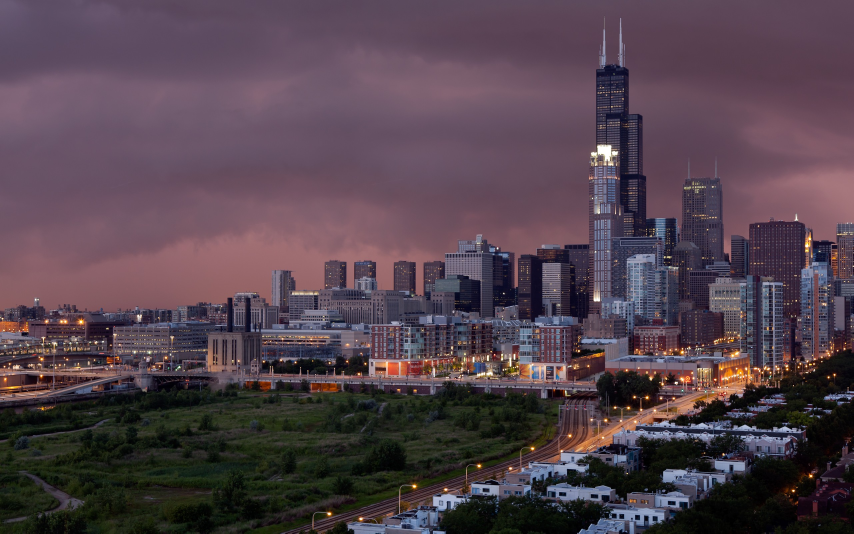
#> input picture Photos/Chicago.jpg, 2560 x 1600 px, found by its file name (shown at 1/3 size)
$ python histogram.py
#> lines starting #> are read from the running program, lines starting #| are printed output that depends on the picture; after the words box and inside, x2 and y2 are one past the last pixel; in counts of white or black regions, pixels touching at a corner belong together
#This is to visualise the color intensity of the pixels in the picture
import cv2 as cv
import numpy as np
import matplotlib.pyplot as plt
img=cv.imread('Photos\Chicago.jpg')
#> img is the input picture: shape (1600, 2560, 3); mean B, G, R 77, 67, 83.2
resized=cv.resize(img,(800,500),interpolation=cv.INTER_CUBIC)
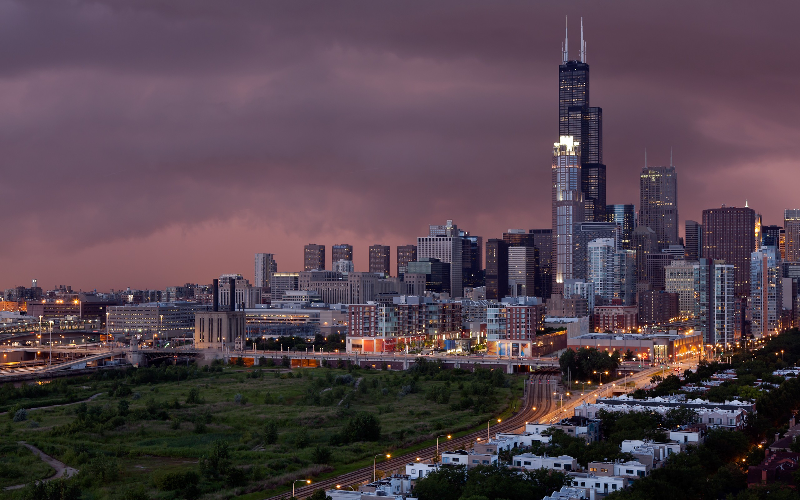
#> resized: shape (500, 800, 3); mean B, G, R 77.1, 67, 83.3
cv.imshow('Resized',resized)

blank = np.zeros(resized.shape[:2], dtype='uint8')

# gray = cv.cvtColor(resized, cv.COLOR_BGR2GRAY)
# cv.imshow('Gray', gray)

mask = cv.circle(blank, (resized.shape[1]//2,resized.shape[0]//2), 100, 255, -1)
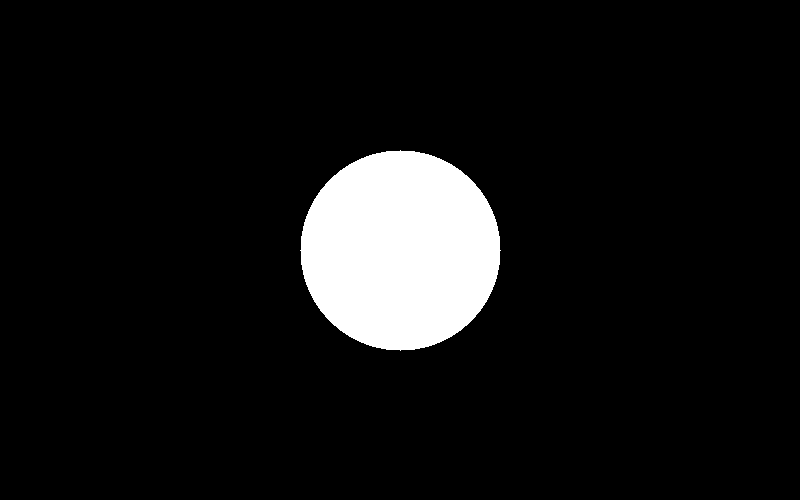
#> blank: shape (500, 800); 7.9% white; 1 white region, box (x1, y1, x2, y2) and area: (300, 150, 501, 351) 31417

masked = cv.bitwise_and(resized,resized,mask=mask)
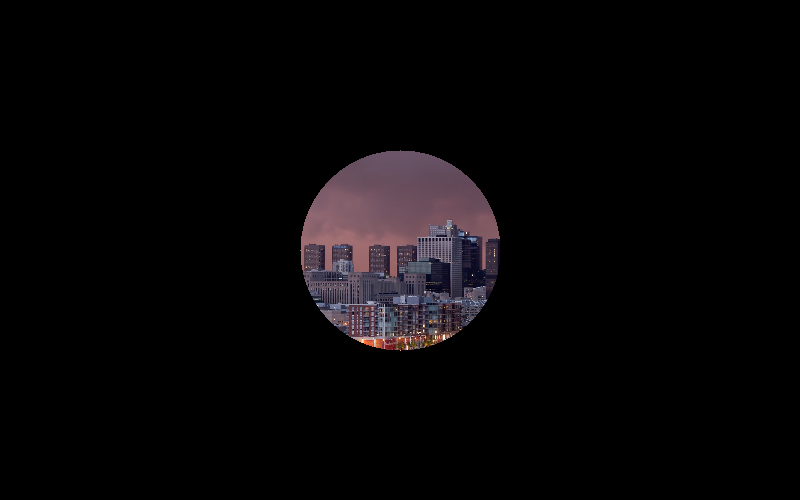
#> masked: shape (500, 800, 3); mean B, G, R 7.1, 6, 7.7
cv.imshow('Mask', masked)


# [12 lines of commented-out code are left out]
plt.figure
plt.title('Color Histogram')
plt.xlabel('Bins')
plt.ylabel('Pixels')
colors=('b','g','r')
for i,col in enumerate(colors):
    hist=cv.calcHist([resized],[i],mask,[256],[0,256])
    plt.plot(hist,color=col)
    plt.xlim([0,256])
plt.show()
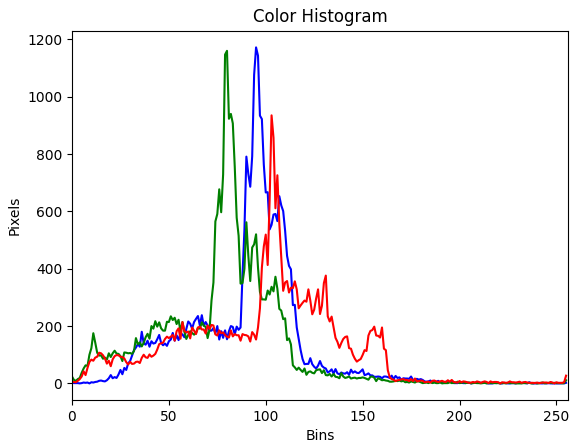
#> figure drawn by matplotlib, 1 panel; curve peaks at x = 95, y = 1172; curve peaks at x = 80, y = 1160; curve peaks at x = 103, y = 935


if cv.waitKey(0)& 0xFF==ord('s'):
#> (key Esc is pressed here)
    cv.destroyAllWindows()
